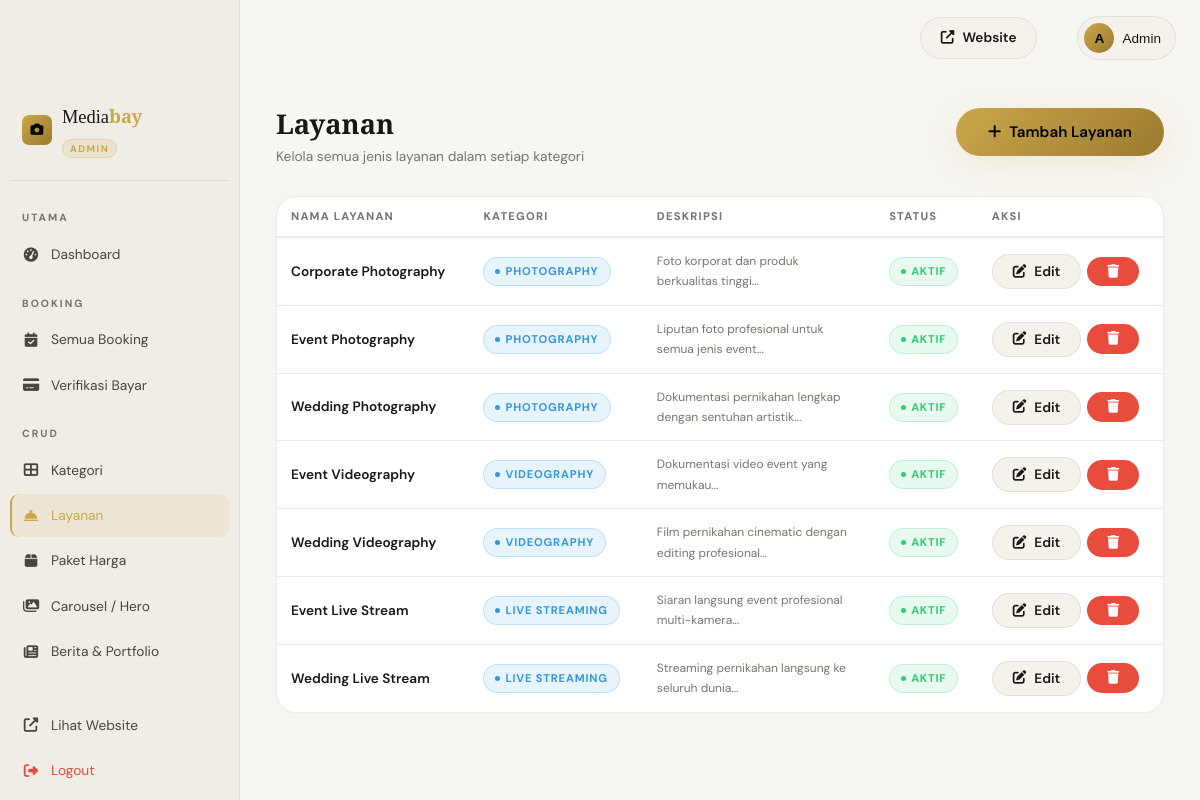
Page /admin/services (signed in) on the committed database.
### tables this page shows
CREATE TABLE `services` (
  `id` int(11) NOT NULL,
  `category_id` int(11) NOT NULL,
  `name` varchar(150) NOT NULL,
  `slug` varchar(150) NOT NULL,
  `description` text DEFAULT NULL,
  `image` varchar(255) DEFAULT NULL,
  `is_active` tinyint(1) DEFAULT 1,
  `created_at` timestamp NOT NULL DEFAULT current_timestamp()
);

CREATE TABLE `categories` (
  `id` int(11) NOT NULL,
  `name` varchar(100) NOT NULL,
  `slug` varchar(100) NOT NULL,
  `icon` varchar(50) DEFAULT NULL,
  `description` text DEFAULT NULL,
  `image` varchar(255) DEFAULT NULL,
  `sort_order` int(11) DEFAULT 0,
  `is_active` tinyint(1) DEFAULT 1,
  `created_at` timestamp NOT NULL DEFAULT current_timestamp()
);

### app/controllers/Controllers.php (called while the page is built, shortened)
<?php
class AdminController extends Controller {
    public function services(): void {
        $services   = (new ServiceModel())->getAllWithCategory();
        $this->view('admin/services', compact('services', 'categories', 'flash'), 'admin');
    }
}

### public/index.php (called while the page is built, shortened)
<?php
require_once __DIR__ . '/../config/database.php';
require_once __DIR__ . '/../core/Database.php';
require_once __DIR__ . '/../core/Model.php';
require_once __DIR__ . '/../core/Router.php';
require_once __DIR__ . '/../app/models/Models.php';
require_once __DIR__ . '/../app/controllers/Controllers.php';
$scriptDir = dirname($_SERVER['SCRIPT_NAME'] ?? '/index.php');
$basePath  = ($scriptDir === '/' || $scriptDir === '\\') ? '' : rtrim($scriptDir, '/');
$router = new Router($basePath);
$router->dispatch();

### core/Database.php (called while the page is built)
<?php
class Database {
    private static ?PDO $instance = null;
    public static function getInstance(): PDO {
        if (self::$instance === null) {
            try {
                $dsn = "mysql:host=" . DB_HOST . ";dbname=" . DB_NAME . ";charset=" . DB_CHARSET;
                self::$instance = new PDO($dsn, DB_USER, DB_PASS, [
                    PDO::ATTR_ERRMODE            => PDO::ERRMODE_EXCEPTION,
                    PDO::ATTR_DEFAULT_FETCH_MODE => PDO::FETCH_ASSOC,
                    PDO::ATTR_EMULATE_PREPARES   => false,
                ]);
            } catch (PDOException $e) {
                die(json_encode(['error' => 'Database connection failed: ' . $e->getMessage()]));
            }
        }
        return self::$instance;
    }
}

### core/Model.php (called while the page is built, shortened)
<?php
abstract class Model {
    public function __construct() {
        $this->db = Database::getInstance();
    }
}

### app/models/Models.php (called while the page is built, shortened)
<?php
class ServiceModel extends Model {
    public function getAllWithCategory(): array {
        $stmt = $this->db->query("
            SELECT s.*, c.name as category_name, c.slug as category_slug
            FROM services s
            JOIN categories c ON s.category_id = c.id
            WHERE s.is_active = 1
            ORDER BY c.sort_order, s.name
        ");
        return $stmt->fetchAll();
    }
}

### app/views/admin/services.php (the view, shortened to what this page needs)
<div class="admin-page-header">
  <div class="admin-page-header-left">
    <h1>Layanan</h1>
    <p>Kelola semua jenis layanan dalam setiap kategori</p>
  </div>
  <div class="admin-page-header-actions">
    <button class="btn btn-primary" data-modal-open="modal-add-svc"><i class="fas fa-plus"></i> Tambah Layanan</button>
  </div>
</div>
<div class="admin-card">
  <div class="table-wrap">
    <table class="admin-table">
      <thead><tr><th>Nama Layanan</th><th>Kategori</th><th>Deskripsi</th><th>Status</th><th>Aksi</th></tr></thead>
      <tbody>
        <?php foreach($services as $s): ?>
        <tr>
          <td><div class="td-title"><?= htmlspecialchars($s['name']) ?></div></td>
          <td><span class="badge badge-requested"><?= htmlspecialchars($s['category_name']) ?></span></td>
          <td class="td-sub" style="max-width:220px"><?= htmlspecialchars(mb_substr($s['description']??'',0,70)) ?>...</td>
          <td><span class="badge <?= $s['is_active']?'badge-approved':'badge-rejected' ?>"><?= $s['is_active']?'Aktif':'Nonaktif' ?></span></td>
          <td>
            <div class="td-actions">
              <button class="btn btn-ghost btn-sm" data-modal-open="modal-edit-svc-<?= $s['id'] ?>"><i class="fas fa-edit"></i> Edit</button>
              <form method="POST" action="<?= BASE_URL ?>/admin/services/<?= $s['id'] ?>/delete">
                <button type="submit" class="btn btn-danger btn-sm" data-confirm="Hapus layanan '<?= htmlspecialchars($s['name']) ?>'?"><i class="fas fa-trash"></i></button>
              </form>
            </div>
          </td>
        </tr>
        <?php endforeach; ?>
      </tbody>
    </table>
  </div>
</div>

### core/Router.php (shortened to what this page needs)
<?php
class Router {
    private array $routes = [];
    private function addRoute(string $method, string $path, string $controller, string $action): void {
        $this->routes[] = [
            'method'     => $method,
            'path'       => $path,
            'controller' => $controller,
            'action'     => $action,
            'pattern'    => $this->pathToPattern($path),
        ];
    }
    private function pathToPattern(string $path): string {
        $pattern = preg_replace('/\/:([^\/]+)/', '/(?P<$1>[^/]+)', $path);
        return '#^' . $pattern . '$#';
    }
    public function dispatch(): void {
        $requestUri = parse_url($_SERVER['REQUEST_URI'], PHP_URL_PATH);
        $requestUri = rawurldecode($requestUri);
        $requestUri = '/' . ltrim($requestUri, '/');
        if ($requestUri !== '/') {
            $requestUri = rtrim($requestUri, '/');
        }
        $requestMethod = $_SERVER['REQUEST_METHOD'];
        foreach ($this->routes as $route) {
            if (($route['method'] === $requestMethod || $route['method'] === 'ANY') &&
                preg_match($route['pattern'], $requestUri, $matches)) {
                $params = array_filter($matches, fn($k) => !is_int($k), ARRAY_FILTER_USE_KEY);
                $this->invoke($route['controller'], $route['action'], $params);
                return;
            }
        }
    }
    private function invoke(string $controllerName, string $action, array $params): void {
        $controller = new $controllerName();
        call_user_func_array([$controller, $action], $params);
    }
}

### public/assets/css/main.css (style rules this page uses)
:root { --gold: #c9a84c; --gold-light: #e2c97e; --gold-dark: #9c7a2e; --bg: #0d0d0d; --bg-2: #141414; --bg-3: #1c1c1c; --bg-4: #242424; --surface: #1a1a1a; --border: rgba(201,168,76,0.18); --border-soft: rgba(255,255,255,0.07); --text: #f0ece4; --text-muted: #8a8580; --text-soft: #c8c4bc; --white: #ffffff; --nav-blur-bg: rgba(13,13,13,0.88); --card-bg: var(--bg-3); --danger: #e74c3c; --success: #2ecc71; --warning: #f39c12; --info: #3498db; --radius: 12px; --radius-lg: 20px; --radius-xl: 32px; --shadow: 0 8px 32px rgba(0,0,0,0.45); --shadow-gold: 0 8px 32px rgba(201,168,76,0.15); --transition: all 0.35s cubic-bezier(0.4,0,0.2,1); --font-display:'Playfair Display', Georgia, serif; --font-body: 'DM Sans', system-ui, sans-serif; --nav-h: 76px; }
[data-theme="light"] { --bg: #f8f6f2; --bg-2: #f0ede6; --bg-3: #ffffff; --bg-4: #f5f2ec; --surface: #ffffff; --border: rgba(201,168,76,0.25); --border-soft: rgba(0,0,0,0.08); --text: #1a1614; --text-muted: #7a746e; --text-soft: #4a4440; --nav-blur-bg: rgba(248,246,242,0.92); --card-bg: #ffffff; --shadow: 0 4px 24px rgba(0,0,0,0.10); }
*, *::before, *::after { box-sizing: border-box; margin: 0; padding: 0; }
html { scroll-behavior: smooth; font-size: 16px; }
body { font-family: var(--font-body); background: var(--bg); color: var(--text); line-height: 1.7; overflow-x: hidden; transition: background 0.3s, color 0.3s; }
h1,h2,h3,h4,h5 { font-family: var(--font-display); font-weight: 700; line-height: 1.2; }
h1 { font-size: clamp(2.4rem, 5vw, 4.5rem); }
.btn { display: inline-flex; align-items: center; gap: 8px; padding: 14px 32px; border-radius: 100px; font-family: var(--font-body); font-weight: 600; font-size: 0.95rem; cursor: pointer; border: none; transition: var(--transition); position: relative; overflow: hidden; }
.btn::after { content: ''; position: absolute; inset: 0; background: rgba(255,255,255,0.08); opacity: 0; transition: opacity 0.2s; }
.btn-primary { background: linear-gradient(135deg, var(--gold), var(--gold-dark)); color: #000; box-shadow: var(--shadow-gold); }
.btn-ghost { background: var(--bg-4); border: 1px solid var(--border-soft); color: var(--text); }
.btn-danger { background: var(--danger); color: #fff; }
.btn-sm { padding: 8px 20px; font-size: 0.85rem; }
.badge { display: inline-flex; align-items: center; gap: 5px; padding: 4px 11px; border-radius: 100px; font-size: 0.7rem; font-weight: 700; text-transform: uppercase; letter-spacing: 0.8px; }
.badge::before { content: ''; width: 5px; height: 5px; border-radius: 50%; background: currentColor; }
.badge-requested { background: rgba(52,152,219,0.11); color: var(--info); border: 1px solid rgba(52,152,219,0.22); }
.badge-approved { background: rgba(46,204,113,0.11); color: var(--success); border: 1px solid rgba(46,204,113,0.22); }
.table-wrap { overflow-x: auto; }

### public/assets/css/admin.css (style rules this page uses)
.admin-page-header { display: flex; align-items: flex-start; justify-content: space-between; gap: 16px; flex-wrap: wrap; margin-bottom: 28px; }
.admin-page-header-left h1 { font-size: 1.7rem; margin-bottom: 4px; }
.admin-page-header-left p { color: var(--text-muted); font-size: 0.86rem; }
.admin-page-header-actions { display: flex; gap: 10px; flex-wrap: wrap; align-items: center; }
.admin-card { background: var(--card-bg); border: 1px solid var(--border-soft); border-radius: var(--radius-lg); overflow: hidden; margin-bottom: 24px; transition: background 0.3s, border-color 0.3s; }
.admin-table { width: 100%; border-collapse: collapse; }
.admin-table th { padding: 10px 14px; font-size: 0.7rem; font-weight: 800; text-transform: uppercase; letter-spacing: 1.2px; color: var(--text-muted); border-bottom: 2px solid var(--border-soft); white-space: nowrap; text-align: left; }
.admin-table td { padding: 13px 14px; font-size: 0.85rem; border-bottom: 1px solid var(--border-soft); vertical-align: middle; }
.admin-table tr:last-child td { border-bottom: none; }
.admin-table .td-title { font-weight: 600; color: var(--text); }
.admin-table .td-sub { font-size: 0.75rem; color: var(--text-muted); margin-top: 2px; }
.admin-table .td-actions { display: flex; gap: 6px; align-items: center; flex-wrap: wrap; }

### rows in the picture
services: name "Corporate Photography", category.name "PHOTOGRAPHY", description "Foto korporat dan produk berkualitas tinggi", is_active "AKTIF"
services: name "Event Photography", category.name "PHOTOGRAPHY", description "Liputan foto profesional untuk semua jenis event", is_active "AKTIF"
services: name "Wedding Photography", category.name "PHOTOGRAPHY", description "Dokumentasi pernikahan lengkap dengan sentuhan artistik", is_active "AKTIF"
services: name "Event Videography", category.name "VIDEOGRAPHY", description "Dokumentasi video event yang memukau", is_active "AKTIF"
services: name "Wedding Videography", category.name "VIDEOGRAPHY", description "Film pernikahan cinematic dengan editing profesional", is_active "AKTIF"
services: name "Event Live Stream", category.name "LIVE STREAMING", description "Siaran langsung event profesional multi-kamera", is_active "AKTIF"
services: name "Wedding Live Stream", category.name "LIVE STREAMING", description "Streaming pernikahan langsung ke seluruh dunia", is_active "AKTIF"
